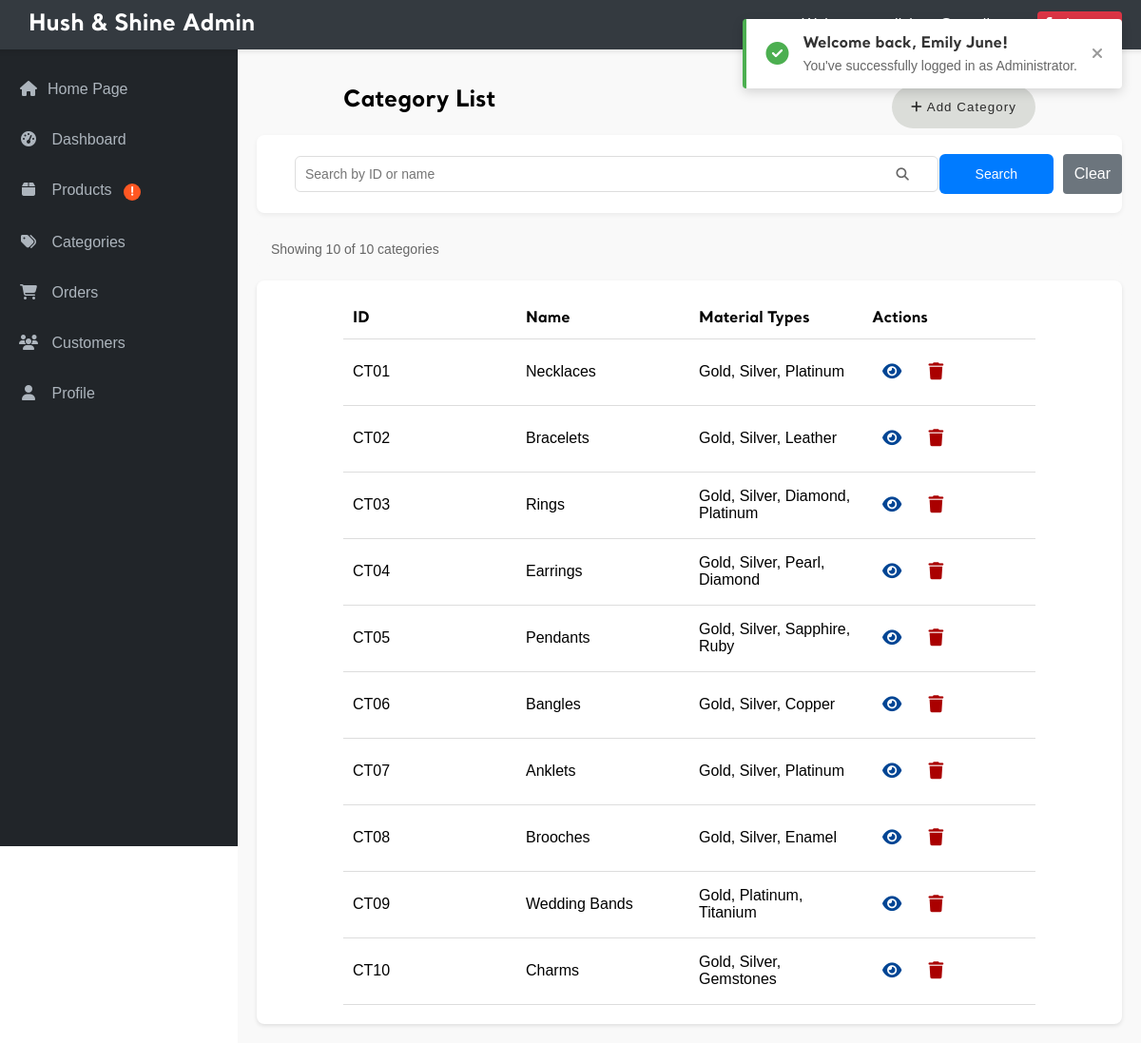
The page /admin/admin_category.php (signed in) on the database its author committed.
### tables this page shows
CREATE TABLE `category` (
  `cat_id` varchar(4) NOT NULL,
  `cat_name` varchar(50) NOT NULL,
  `material_type` varchar(100) NOT NULL
);

### admin/admin_category.php (the view, shortened to what this page needs)
<?php
require_once '../_base.php';
include '../_head.php';
$page = isset($_GET['page']) ? (int)$_GET['page'] : 1;
$itemsPerPage = 10;
$offset = ($page - 1) * $itemsPerPage;
$searchTerm = isset($_GET['search']) ? trim($_GET['search']) : '';
$where = [];
$params = [];
$whereClause = !empty($where) ? ' WHERE ' . implode(' AND ', $where) : '';
try {
    $countQuery = "SELECT COUNT(*) FROM category" . $whereClause;
    $stmt = $_db->prepare($countQuery);
    $stmt->execute($params);
    $totalItems = $stmt->fetchColumn();
} catch (PDOException $e) {
    echo "Database error: " . $e->getMessage();
    exit;
}
try {
    $query = "SELECT cat_id, cat_name, material_type
             FROM category"
             . $whereClause .
             " ORDER BY cat_id ASC" .
             " LIMIT " . $itemsPerPage . " OFFSET " . $offset;
    $stmt = $_db->prepare($query);
    $stmt->execute($params);
    $categories = $stmt->fetchAll(PDO::FETCH_ASSOC);
} catch (PDOException $e) {
    echo "Database error: " . $e->getMessage();
    exit;
}
?>
        <main class="admin-main">
                <div class="admin-title">
                    <h2>Category List</h2>
                    <div class="button-group">
                        <button id="openAddProductModal" class="category-btn">
                            <i class="fas fa-plus"></i> Add Category
                        </button>
                    </div>
                </div>
                <div class="filter-section">
                    <form action="admin_category.php" method="GET" class="filter-form">
                        <div class="filter-row">
                            <div class="search-box">
                                <input type="text" name="search" placeholder="Search by ID or name" value="<?= htmlspecialchars($searchTerm) ?>">
                                <button type="submit" class="search-btn">
                                    <i class="fas fa-search"></i>
                                </button>
                            </div>
                            <div class="filter-buttons">
                                <button type="submit" class="filter-btn">Search</button>
                                <a href="admin_category.php" class="admin-submit-btn secondary">Clear</a>
                            </div>
                        </div>
                    </form>
                </div>
                <div class="product-info-bar">
                    <div class="product-count">
                        Showing <?= count($categories) ?> of <?= $totalItems ?> categories
                    </div>
                </div>
                <div class="table-responsive">
                    <table class="admin-table">
                        <thead>
                            <tr>
                                <th>ID</th>
                                <th>Name</th>
                                <th>Material Types</th>
                                <th>Actions</th>
                            </tr>
                        </thead>
                        <tbody>
                            <?php if (count($categories) > 0): ?>
                                <?php foreach ($categories as $category): ?>
                                    <tr>
                                        <td><?= htmlspecialchars($category['cat_id']) ?></td>
                                        <td><?= htmlspecialchars($category['cat_name']) ?></td>
                                        <td><?= htmlspecialchars($category['material_type'], 2) ?></td>
                                        <td class="actions">
                                            <a href="view_category.php?id=<?= $category['cat_id'] ?>" class="btn">
                                                <i class="fas fa-eye"></i>
                                            </a>
                                            <a class="btn btn-danger delete-product"
                                            data-id="<?= $category['cat_id'] ?>"
                                            data-name="<?= htmlspecialchars($category['cat_name']) ?>">
                                                <i class="fas fa-trash"></i>
                                            </a>
                                        </td>
                                    </tr>
                                <?php endforeach; ?>
                            <?php else: ?>
                                <tr>
                                    <td colspan="6">No categories found</td>
                                </tr>
                            <?php endif; ?>
                        </tbody>
                    </table>
                </div>
        </main>
    </div>

### rows shown on the page
category: cat_id "CT01", cat_name "Necklaces", material_type "Gold, Silver, Platinum"
category: cat_id "CT02", cat_name "Bracelets", material_type "Gold, Silver, Leather"
category: cat_id "CT03", cat_name "Rings", material_type "Gold, Silver, Diamond, Platinum"
category: cat_id "CT04", cat_name "Earrings", material_type "Gold, Silver, Pearl, Diamond"
category: cat_id "CT05", cat_name "Pendants", material_type "Gold, Silver, Sapphire, Ruby"
category: cat_id "CT06", cat_name "Bangles", material_type "Gold, Silver, Copper"
category: cat_id "CT07", cat_name "Anklets", material_type "Gold, Silver, Platinum"
category: cat_id "CT08", cat_name "Brooches", material_type "Gold, Silver, Enamel"
category: cat_id "CT09", cat_name "Wedding Bands", material_type "Gold, Platinum, Titanium"
category: cat_id "CT10", cat_name "Charms", material_type "Gold, Silver, Gemstones"

### other values the page prints
$user_name "Emily June"
$user_type "Administrator"
count($categories) "10"
$totalItems "10"
